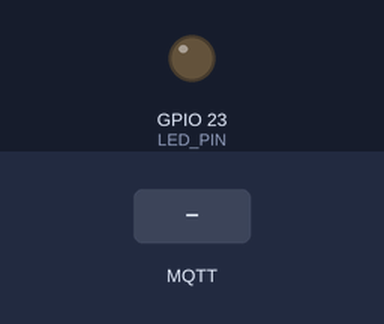
Simulated run of this program. Board: ESP32. Parts: output pins drawn as LEDs (lit = HIGH). The test bench sets the inputs (shaded band). WiFi joins after 1.5 s; servers stay silent unless stated; EEPROM starts erased; no MQTT or app messages arrive unless stated; the modem accepts every AT command (registered, SIM ready, sends succeed) and sends nothing else.

Above: at 3.2 s.
3.3 s: MQTT message "on" arrives on the first subscribed topic
At 4.4 s:
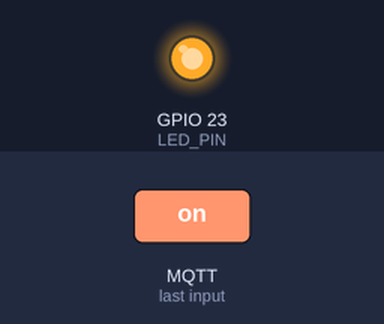
5.5 s: MQTT message "off" arrives on the first subscribed topic
At 7.1 s:
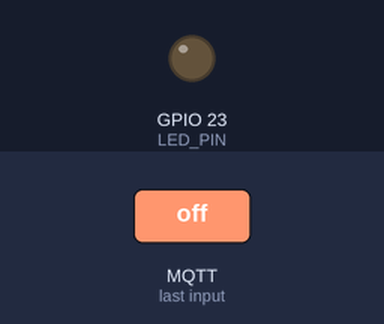
Timing chart, 0 to 8.6 s (numbered marks = the images above; inputs shaded):
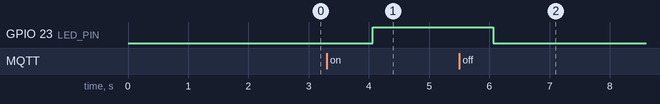

Measured:
- after the input at 3.3 s, GPIO 23 (LED_PIN): LOW → HIGH after 0.76 s
- after the input at 5.5 s, GPIO 23 (LED_PIN): HIGH → LOW after 0.56 s

The program:

main.cpp
```cpp
// ################
// ### Includes ###
// ################
#include <Arduino.h>
#include "WiFi.h"
//##include "ESP8266WiFi.h"
#include "EEPROM.h"
#include "PubSubClient.h"

// ###################
// ### Description ###
// ###################

// Arduino plant controller. It implements
//    --> Sense temperature and send it to a remote GUI (mobile)

// ############
// ### PINS ###
// ############

// LED
#define LED_PIN 23
// UART CONNECTION
#define UART2_RX 16
#define UART2_TX 17

// #################
// ### CONSTANTS ###
// #################
#define EEPROM_SIZE 64 // We retrieve 64 bytes from flash

// #################
// ### VARIABLES ###
// #################

char ssid[20];
char password[20];
char mqtt_server[20];

// ###############
// ### OBJECTS ###
// ###############
WiFiClient espClient;
PubSubClient client(espClient);


// #################
// ### FUNCTIONS ###
// #################

//String translateEncryptionType(wifi_auth_mode_t encryptionType) {
//
//  switch (encryptionType) {
//    case (WIFI_AUTH_OPEN):
//      return "Open";
//    case (WIFI_AUTH_WEP):
//      return "WEP";
//    case (WIFI_AUTH_WPA_PSK):
//      return "WPA_PSK";
//    case (WIFI_AUTH_WPA2_PSK):
//      return "WPA2_PSK";
//    case (WIFI_AUTH_WPA_WPA2_PSK):
//      return "WPA_WPA2_PSK";
//    case (WIFI_AUTH_WPA2_ENTERPRISE):
//      return "WPA2_ENTERPRISE";
//    case (WIFI_AUTH_MAX):
//      return "TBD";
//  }
//
//  return "Done";
//}

void scanNetworks() {

  int numberOfNetworks = WiFi.scanNetworks();

  Serial.print("Number of networks found: ");
  Serial.println(numberOfNetworks);

  for (int i = 0; i < numberOfNetworks; i++) {

    Serial.print("Network name: ");
    Serial.println(WiFi.SSID(i));

    Serial.print("Signal strength: ");
    Serial.println(WiFi.RSSI(i));

    Serial.print("MAC address: ");
    Serial.println(WiFi.BSSIDstr(i));

    Serial.print("Encryption type: ");
    //String encryptionTypeDescription = translateEncryptionType(WiFi.encryptionType(i));
    //Serial.println(encryptionTypeDescription);
    Serial.println("-----------------------");

  }
}

void connectToNetwork(char * _ssid, char* _password) {

  WiFi.begin(_ssid, _password);

  Serial2.print(F("Connecting to network1 "));
  Serial2.println(_ssid);
  Serial2.println(_password);

  while (WiFi.status() != WL_CONNECTED) {
    delay(1000);
    Serial2.println("Establishing connection to WiFi..");
  }

  Serial2.println("Connected to network");

}

// Callback when receiving MQTT topic

void callback(char* topic, byte* message, unsigned int length) {
  Serial2.print("Message arrived on topic: ");
  Serial2.print(topic);
  Serial2.print(". Message: ");
  String messageTemp;

  for (int i = 0; i < length; i++) {
    Serial2.print((char)message[i]);
    messageTemp += (char)message[i];
  }
  Serial2.println();

  // Feel free to add more if statements to control more GPIOs with MQTT

  // If a message is received on the topic esp32/output, you check if the message is either "on" or "off".
  // Changes the output state according to the message
  if (String(topic) == "Marcos") {

    Serial2.print("Changing output to ");
    if(messageTemp == "on"){
      Serial2.println("on");
      digitalWrite(LED_PIN, HIGH);
    }
    else if(messageTemp == "off"){
      Serial2.println("off");
      digitalWrite(LED_PIN, LOW);
    }
  }
}

// Reconnect to MQTT broker
void reconnect() {
  // Loop until we're reconnected
  while (!client.connected()) {
    Serial2.print("Attempting MQTT connection...");
    // Attempt to connect
    if (client.connect("PlantuinoII","PlantuinoII","pw-PlantuinoII")) {
      Serial2.println("connected");
      // Subscribe
      client.subscribe("Marcos");
    } else {
      Serial2.print("failed, rc=");
      Serial2.print(client.state());
      Serial2.println(" try again in 5 seconds");
      // Wait 5 seconds before retrying
      delay(5000);
    }
  }
}

// #############
// ### SETUP ###
// #############

void setup() {

  // PINOUT
  pinMode(LED_PIN, OUTPUT);

  // Start serial communications
  Serial.begin(9600);
  //Serial2.begin(9600);
  Serial2.begin(115200,SERIAL_8N1,UART2_RX,UART2_TX);

  // Get Wi-Fi credentials from flash
  EEPROM.begin(EEPROM_SIZE);
  EEPROM.get(0,ssid);
  EEPROM.get(16,password);
  //EEPROM.get(32,mqtt_server);
  // Set the value of teh IP of the broker
  strcpy(mqtt_server, "node02.myqtthub.com");


  // Connect to Wi-Fi network
  //scanNetworks();
  Serial2.print(F("Connecting to network "));
  Serial2.println(ssid);
  connectToNetwork(ssid, password);

  Serial2.println(WiFi.macAddress());
  Serial2.println(WiFi.localIP());

  client.setServer(mqtt_server, 1883);
  client.setCallback(callback);


}

// ############
// ### LOOP ###
// ############

void loop() {

  if (!client.connected()) {
    reconnect();
  }
  client.loop();

  delay(1000);

//  digitalWrite(LED_PIN,HIGH);
//  delay(1000);
//  digitalWrite(LED_PIN,LOW);

//  client.publish("home", "Marcos");

}
```
